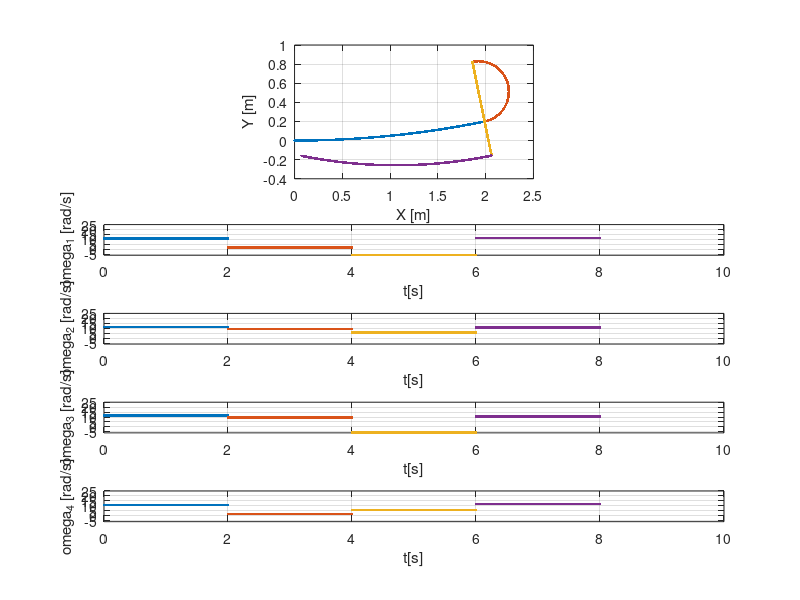

Source code (MATLAB):
%% Four motors mecanum wheels mobile robot
clear all; clc;
rw = 0.09; % wheels radius
l = 0.11; % half of robots length
w_dim = 0.11;  % half of robots width

% Reference values
vx_ref = [1, 0.5, 0, 1];
vy_ref = [0, 0, 0.5, 0]; 
w = [0.1, pi/2, 0, -0.2 ]; 

% Initial conditions
x = 0;
y = 0;
theta = 0;

% Simulation parameters
dt = 0.001; 
T = 2;

figure; 
subplot(6,1,1:2); hold on; grid on; box on; daspect([1 1 1]);
subplot(613); hold on; grid on; box on; 
subplot(614); hold on; grid on; box on; 
subplot(615); hold on; grid on; box on; 
subplot(616); hold on; grid on; box on; 
for j=1:length(vx_ref)
    % Inverse Kinematics; Calculate wheels' angular velocities based on 
    % reference linear and angular velocities of the robot 
    w1 = (-l-w_dim)/rw * w(j) + vx_ref(j)/rw - vy_ref(j)/rw;
    w2 = (+l+w_dim)/rw * w(j) + vx_ref(j)/rw + vy_ref(j)/rw;
    w3 = (+l+w_dim)/rw * w(j) + vx_ref(j)/rw - vy_ref(j)/rw;
    w4 = (-l-w_dim)/rw * w(j) + vx_ref(j)/rw + vy_ref(j)/rw;
    n = 1;
    for i=0:dt:T
        % Forward Kinematics and Odometry; Update robot position and 
        % orientation based on angular velocities of wheels 
        w_real = rw/(4*(+l+w_dim)) * (-w1+w2+w3-w4);
        vx_omni = rw/4 * (w1+w2+w3+w4);
        vy_omni = rw/4 * (-w1+w2-w3+w4);
        vx = cos(theta)*vx_omni - sin(theta)*vy_omni;
        vy = sin(theta)*vx_omni + cos(theta)*vy_omni;
        x = x + vx*dt;
        y = y + vy*dt;
        theta = theta + w_real*dt;

        % Save data for display
        X(n) = x; Y(n) = y; Theta(n) = theta;
        W1(n) = w1; W2(n) = w2; W3(n) = w3; W4(n) = w4;
        n = n+1;
    end
    subplot(6,1,1:2); plot(X, Y, '.'); xlabel("X [m]"); ylabel("Y [m]")
    subplot(613); plot((j-1)*T+(1:(n-1))*dt, W1, '.'); xlabel("t[s]"); ylabel("\omega_{1} [rad/s]"); ylim([-6 25])
    subplot(614); plot((j-1)*T+(1:(n-1))*dt, W2, '.'); xlabel("t[s]");  ylabel("\omega_{2} [rad/s]"); ylim([-6 25])
    subplot(615); plot((j-1)*T+(1:(n-1))*dt, W3, '.'); xlabel("t[s]");  ylabel("\omega_{3} [rad/s]"); ylim([-6 25])
    subplot(616); plot((j-1)*T+(1:(n-1))*dt, W4, '.'); xlabel("t[s]");  ylabel("\omega_{4} [rad/s]"); ylim([-6 25])
end